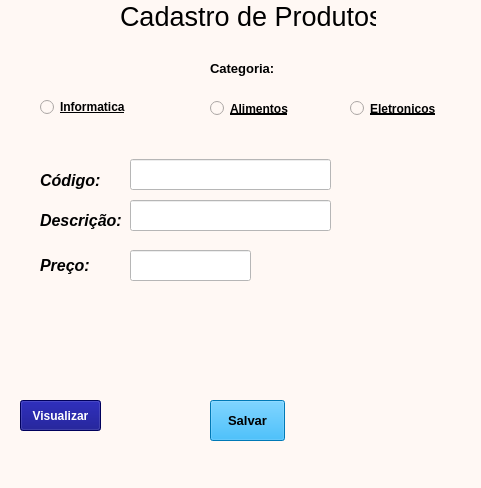
<?xml version="1.0" encoding="UTF-8"?>
<ui version="4.0">
 <class>MainWindow</class>
 <widget class="QMainWindow" name="MainWindow">
  <property name="geometry">
   <rect>
    <x>0</x>
    <y>0</y>
    <width>481</width>
    <height>488</height>
   </rect>
  </property>
  <property name="windowTitle">
   <string>MainWindow</string>
  </property>
  <property name="styleSheet">
   <string notr="true">background-color: rgb(0, 255, 127);
background-color: rgb(188, 186, 186);
background-color: rgb(255, 248, 244);</string>
  </property>
  <widget class="QWidget" name="centralwidget">
   <widget class="QLabel" name="label">
    <property name="geometry">
     <rect>
      <x>120</x>
      <y>0</y>
      <width>256</width>
      <height>33</height>
     </rect>
    </property>
    <property name="font">
     <font>
      <pointsize>20</pointsize>
     </font>
    </property>
    <property name="text">
     <string>Cadastro de Produtos</string>
    </property>
   </widget>
   <widget class="QPushButton" name="pushButton">
    <property name="geometry">
     <rect>
      <x>210</x>
      <y>400</y>
      <width>75</width>
      <height>41</height>
     </rect>
    </property>
    <property name="font">
     <font>
      <pointsize>10</pointsize>
      <weight>75</weight>
      <bold>true</bold>
     </font>
    </property>
    <property name="autoFillBackground">
     <bool>false</bool>
    </property>
    <property name="styleSheet">
     <string notr="true">background-color: rgb(0, 170, 255);</string>
    </property>
    <property name="text">
     <string>Salvar</string>
    </property>
   </widget>
   <widget class="QRadioButton" name="radioButton">
    <property name="geometry">
     <rect>
      <x>40</x>
      <y>97</y>
      <width>91</width>
      <height>20</height>
     </rect>
    </property>
    <property name="font">
     <font>
      <pointsize>9</pointsize>
      <weight>75</weight>
      <bold>true</bold>
      <underline>true</underline>
     </font>
    </property>
    <property name="text">
     <string>Informatica</string>
    </property>
   </widget>
   <widget class="QRadioButton" name="radioButton_2">
    <property name="geometry">
     <rect>
      <x>210</x>
      <y>100</y>
      <width>82</width>
      <height>17</height>
     </rect>
    </property>
    <property name="font">
     <font>
      <pointsize>9</pointsize>
      <weight>75</weight>
      <bold>true</bold>
      <underline>true</underline>
     </font>
    </property>
    <property name="text">
     <string>Alimentos</string>
    </property>
   </widget>
   <widget class="QRadioButton" name="radioButton_3">
    <property name="geometry">
     <rect>
      <x>350</x>
      <y>100</y>
      <width>91</width>
      <height>17</height>
     </rect>
    </property>
    <property name="font">
     <font>
      <pointsize>9</pointsize>
      <weight>75</weight>
      <bold>true</bold>
      <underline>true</underline>
     </font>
    </property>
    <property name="text">
     <string>Eletronicos</string>
    </property>
   </widget>
   <widget class="QLabel" name="label_2">
    <property name="geometry">
     <rect>
      <x>210</x>
      <y>60</y>
      <width>71</width>
      <height>16</height>
     </rect>
    </property>
    <property name="font">
     <font>
      <pointsize>10</pointsize>
      <weight>75</weight>
      <bold>true</bold>
     </font>
    </property>
    <property name="text">
     <string>Categoria:</string>
    </property>
   </widget>
   <widget class="QLabel" name="label_3">
    <property name="geometry">
     <rect>
      <x>40</x>
      <y>170</y>
      <width>81</width>
      <height>21</height>
     </rect>
    </property>
    <property name="font">
     <font>
      <family>MS Sans Serif</family>
      <pointsize>12</pointsize>
      <weight>75</weight>
      <italic>true</italic>
      <bold>true</bold>
     </font>
    </property>
    <property name="text">
     <string>Código:</string>
    </property>
   </widget>
   <widget class="QLabel" name="label_4">
    <property name="geometry">
     <rect>
      <x>40</x>
      <y>210</y>
      <width>81</width>
      <height>21</height>
     </rect>
    </property>
    <property name="font">
     <font>
      <family>MS Sans Serif</family>
      <pointsize>12</pointsize>
      <weight>75</weight>
      <italic>true</italic>
      <bold>true</bold>
     </font>
    </property>
    <property name="text">
     <string>Descrição:</string>
    </property>
   </widget>
   <widget class="QLabel" name="label_5">
    <property name="geometry">
     <rect>
      <x>40</x>
      <y>255</y>
      <width>81</width>
      <height>21</height>
     </rect>
    </property>
    <property name="font">
     <font>
      <family>MS Sans Serif</family>
      <pointsize>12</pointsize>
      <weight>75</weight>
      <italic>true</italic>
      <bold>true</bold>
     </font>
    </property>
    <property name="text">
     <string>Preço:</string>
    </property>
   </widget>
   <widget class="QLineEdit" name="lineEdit">
    <property name="geometry">
     <rect>
      <x>130</x>
      <y>159</y>
      <width>201</width>
      <height>31</height>
     </rect>
    </property>
    <property name="styleSheet">
     <string notr="true">background-color: rgb(255, 255, 255);</string>
    </property>
   </widget>
   <widget class="QLineEdit" name="lineEdit_2">
    <property name="geometry">
     <rect>
      <x>130</x>
      <y>200</y>
      <width>201</width>
      <height>31</height>
     </rect>
    </property>
    <property name="styleSheet">
     <string notr="true">background-color: rgb(255, 255, 255);</string>
    </property>
   </widget>
   <widget class="QLineEdit" name="lineEdit_3">
    <property name="geometry">
     <rect>
      <x>130</x>
      <y>250</y>
      <width>121</width>
      <height>31</height>
     </rect>
    </property>
    <property name="styleSheet">
     <string notr="true">background-color: rgb(255, 255, 255);</string>
    </property>
   </widget>
   <widget class="QPushButton" name="pushButton_2tela">
    <property name="geometry">
     <rect>
      <x>20</x>
      <y>400</y>
      <width>81</width>
      <height>31</height>
     </rect>
    </property>
    <property name="font">
     <font>
      <weight>75</weight>
      <bold>true</bold>
     </font>
    </property>
    <property name="styleSheet">
     <string notr="true">background-color: rgb(0, 0, 0);
background-color: rgb(0, 0, 255);
background-color: rgb(0, 0, 127);
color: rgb(255, 255, 255);</string>
    </property>
    <property name="text">
     <string>Visualizar</string>
    </property>
   </widget>
  </widget>
  <widget class="QStatusBar" name="statusbar"/>
  <widget class="QMenuBar" name="menubar">
   <property name="geometry">
    <rect>
     <x>0</x>
     <y>0</y>
     <width>481</width>
     <height>21</height>
    </rect>
   </property>
  </widget>
 </widget>
 <resources/>
 <connections/>
</ui>
